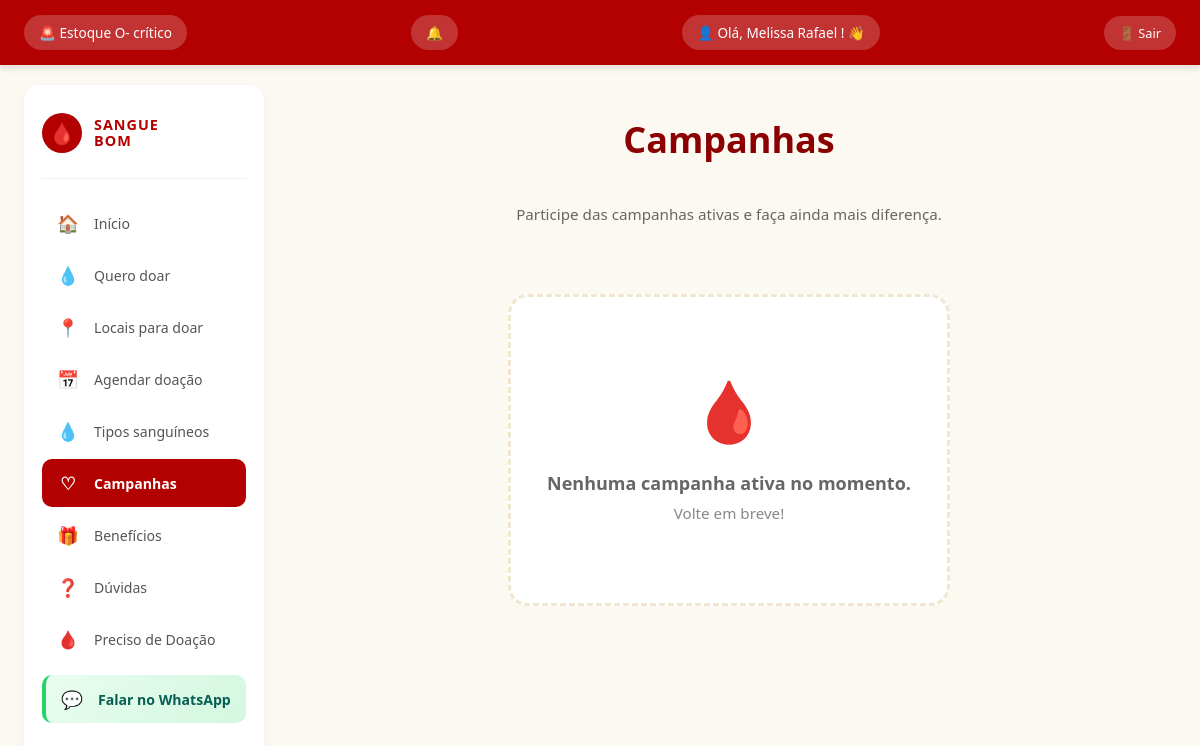
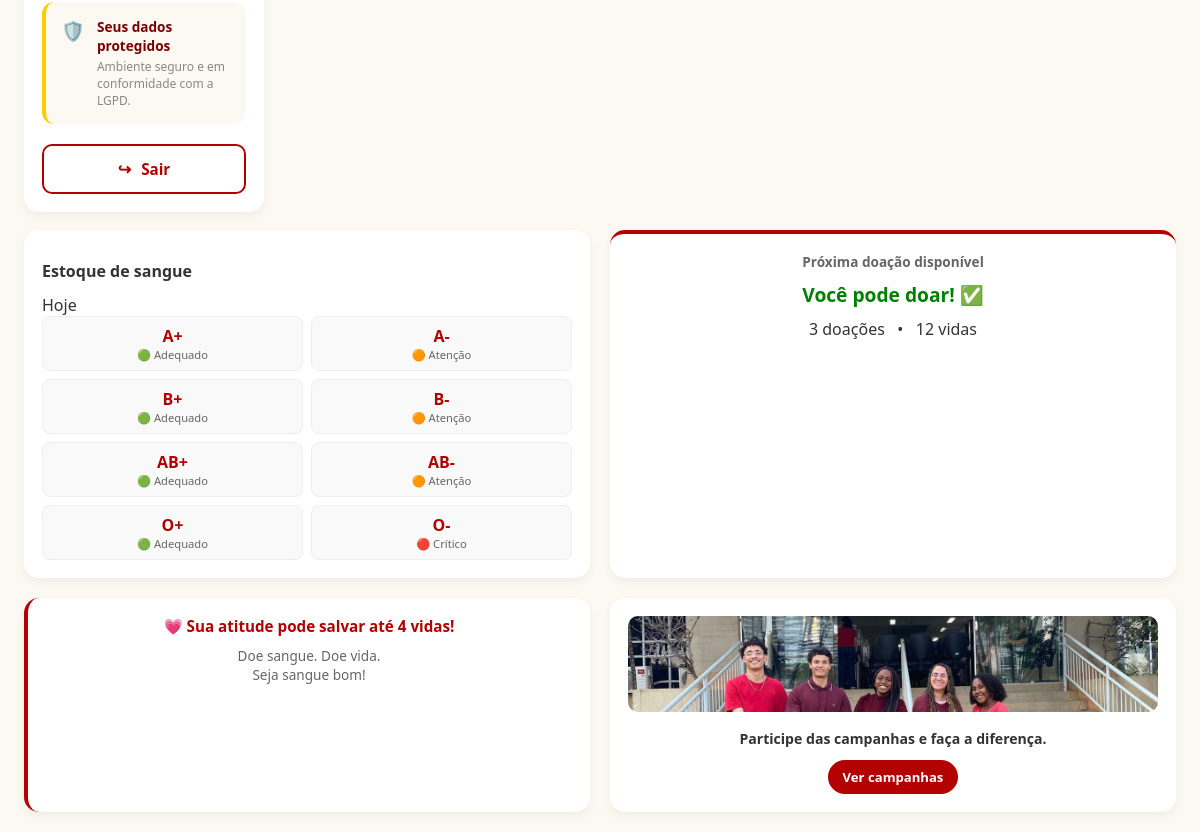
The page /campanhas/ (signed in) on the database as committed earlier (2 pictures, top to bottom).
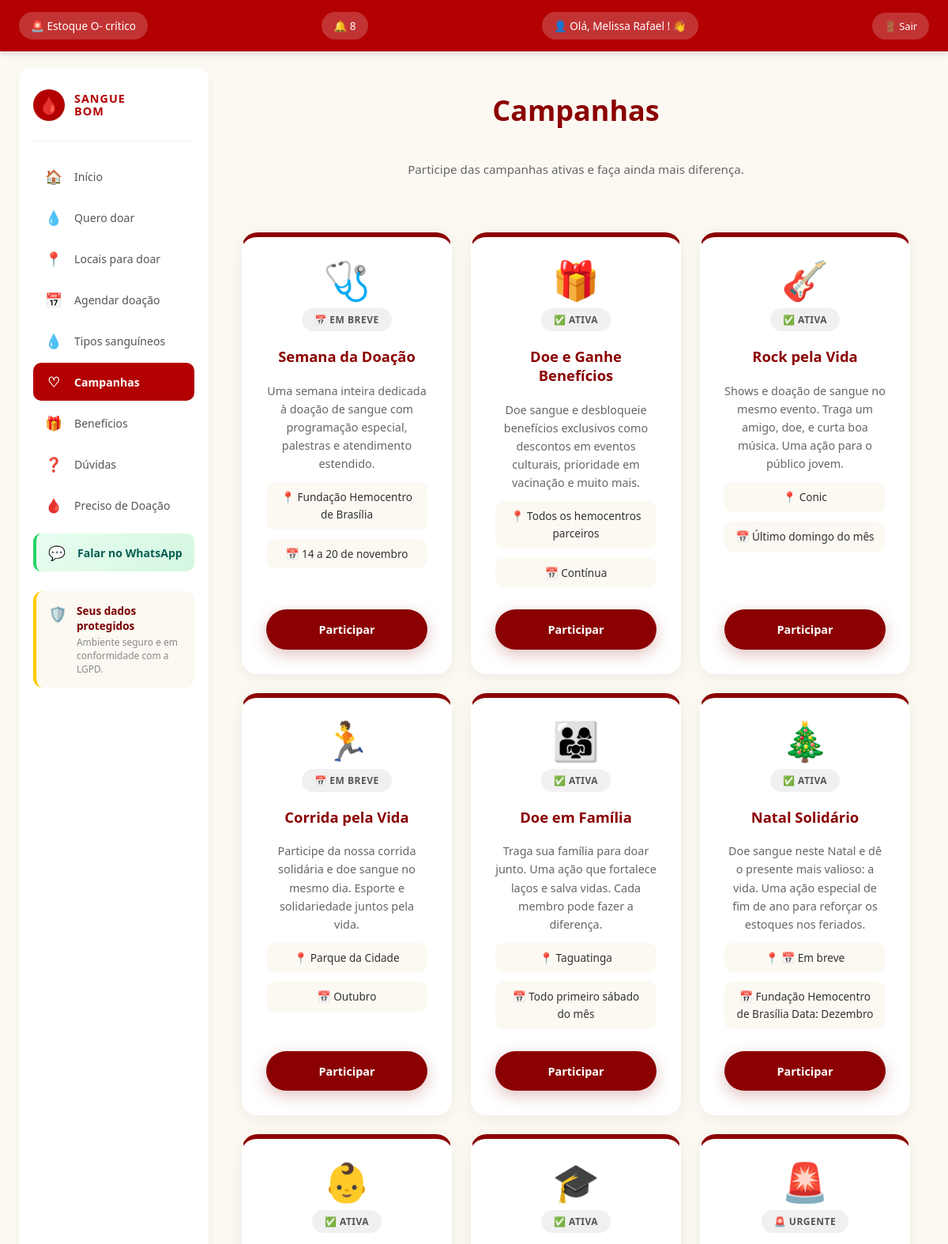
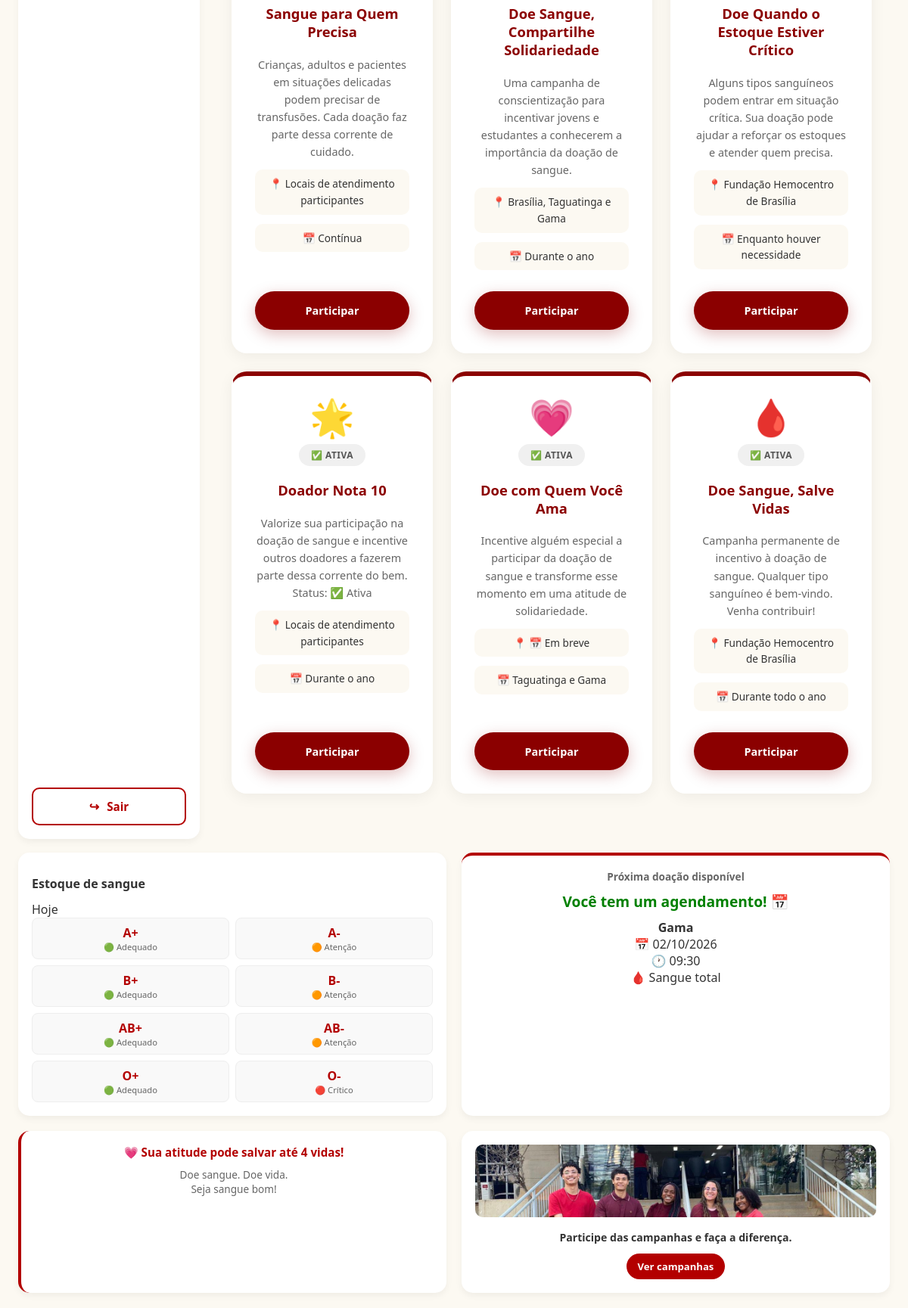
The same page on the database as committed later (2 pictures, top to bottom).
### membros/models.py (models this page shows, shortened)
class Doador(models.Model):
    usuario = models.OneToOneField(
        User,
        on_delete=models.CASCADE,
        null=True,
        blank=True
    )
    nome = models.CharField(max_length=100)
    email = models.EmailField()
    cpf = models.CharField(max_length=14, unique=True, null=True, blank=True)
    telefone = models.CharField(max_length=20)
    sexo = models.CharField(max_length=20, blank=True)
    tipo_sanguineo = models.CharField(max_length=3)
    data_nascimento = models.DateField()
    cidade = models.CharField(max_length=100, blank=True)
    estado = models.CharField(max_length=2, blank=True)

class Campanha(models.Model):
    STATUS = [
        ('ativa', '✅ Ativa'),
        ('breve', '📅 Em breve'),
        ('urgente', '🚨 Urgente'),
        ('encerrada', '❌ Encerrada'),
    ]
    emoji = models.CharField(max_length=10, default='🩸', verbose_name='Emoji')
    titulo = models.CharField(max_length=200, verbose_name='Título')
    descricao = models.TextField(verbose_name='Descrição')
    status = models.CharField(
        max_length=20,
        choices=STATUS,
        default='ativa',
        verbose_name='Status'
    )
    local = models.CharField(
        max_length=200,
        blank=True,
        verbose_name='Local'
    )
    data = models.CharField(
        max_length=100,
        blank=True,
        verbose_name='Data / Período'
    )
    ativa = models.BooleanField(default=True, verbose_name='Visível no site')
    criada_em = models.DateTimeField(auto_now_add=True)
    class Meta:
        ordering = ['-criada_em']
        verbose_name = 'Campanha'
        verbose_name_plural = 'Campanhas'

class Agendamento(models.Model):
    STATUS = [
        ('agendado', '⏳ Agendado'),
        ('realizado', '✅ Realizado'),
        ('cancelado', '❌ Cancelado'),
        ('faltou', '⚠️ Faltou'),
    ]
    doador = models.ForeignKey(Doador, on_delete=models.CASCADE)
    hemocentro = models.ForeignKey(Hemocentro, on_delete=models.CASCADE)
    base = models.CharField(max_length=100)
    data = models.DateField()
    horario = models.TimeField()
    tipo_doacao = models.CharField(max_length=30)
    status = models.CharField(
        max_length=20,
        choices=STATUS,
        default='agendado'
    )

class Hemocentro(models.Model):
    usuario = models.OneToOneField(
        User,
        on_delete=models.CASCADE,
        null=True,
        blank=True,
        related_name='hemocentro'
    )
    nome = models.CharField(max_length=100)
    endereco = models.CharField(max_length=200)
    bairro = models.CharField(max_length=100)
    cidade = models.CharField(max_length=100)
    cep = models.CharField(max_length=10)
    telefone = models.CharField(max_length=20)
    email = models.EmailField()
    horario_abertura = models.TimeField()
    horario_fechamento = models.TimeField()
    dias_atendimento = models.CharField(max_length=100)
    descricao = models.TextField(blank=True)
    ativo = models.BooleanField(default=True)

### membros/views.py (the view)
def campanhas(request):
    if request.user.is_authenticated:
        if request.user.is_staff:
            return redirect('relatorios')
        if hasattr(request.user, 'hemocentro'):
            return redirect('painel_hemocentro')
    if not request.user.is_authenticated:
        return redirect('login')
    doador = get_object_or_404(Doador, usuario=request.user)
    hoje = timezone.localdate()
    proximo_agendamento = Agendamento.objects.filter(
        doador=doador,
        data__gte=hoje
    ).order_by('data', 'horario').first()
    campanhas_lista = Campanha.objects.filter(ativa=True)
    return render(request, 'campanhas.html', {
        'doador': doador,
        'proximo_agendamento': proximo_agendamento,
        'campanhas': campanhas_lista,
        'lateral_direita': True,
    })

### membros/context_processors.py (called while the page is built)
def notificacoes_nao_lidas(request):
    if request.user.is_authenticated:
        try:
            doador = Doador.objects.get(usuario=request.user)
            total = Notificacao.objects.filter(doador=doador, lida=False).count()
            return {'notificacoes_nao_lidas': total}
        except Doador.DoesNotExist:
            return {'notificacoes_nao_lidas': 0}
    return {'notificacoes_nao_lidas': 0}

### templates/campanhas.html
{% extends 'base.html' %}
{% load static %}
{% block content %}
    <link rel="stylesheet" href="{% static 'css/campanhas.css' %}">
    <h1>Campanhas</h1>
    <p>Participe das campanhas ativas e faça ainda mais diferença.</p>
    <section>
        {% for c in campanhas %}
            <article class="card">
                <h2>{{ c.emoji }}</h2>
                <span>{{ c.get_status_display }}</span>
                <h3>{{ c.titulo }}</h3>
                <p>{{ c.descricao }}</p>
                {% if c.local %}
                    <p>📍 {{ c.local }}</p>
                {% endif %}
                {% if c.data %}
                    <p>📅 {{ c.data }}</p>
                {% endif %}
                <a href="{% url 'agendar_doacao' %}">
                    <button type="button">Participar</button>
                </a>
            </article>
        {% empty %}
            <div class="campanha-vazia">
                <span>🩸</span>
                <p>Nenhuma campanha ativa no momento.</p>
                <p>Volte em breve!</p>
            </div>
        {% endfor %}
    </section>
{% endblock %}

### templates/base.html (shortened to what this page needs)
{% load static %}
<!DOCTYPE html>
<html lang="pt-br">
<head>
    <link rel="stylesheet" href="{% static 'css/base.css' %}">
</head>
<body>
    <header>
        {% if not user.is_staff and not user.hemocentro %}
            <a href="{% url 'locais_para_doar' %}" class="header-alerta">
                <h2>🚨 Estoque O- crítico</h2>
            </a>
            <a href="{% url 'notificacoes' %}" class="header-sino" title="Notificações">
                <h2>
                    🔔
                    {% if notificacoes_nao_lidas > 0 %}
                        <span class="badge-sino">{{ notificacoes_nao_lidas }}</span>
                    {% endif %}
                </h2>
            </a>
        {% endif %}
        {% if user.is_authenticated %}
            <a href="{% url 'meu_perfil' %}" class="header-user" title="Meu Perfil">
                <h2>👤 Olá,
                    {% if user.is_staff %}
                        {{ user.username }}
                    {% elif user.hemocentro %}
                        {{ user.hemocentro.nome }}
                    {% elif user.doador %}
                        {{ user.doador.nome }}
                    {% elif user.first_name %}
                        {{ user.first_name }}
                    {% else %}
                        {{ user.username }}
                    {% endif %}! 👋
                </h2>
            </a>
            <a href="{% url 'logout' %}" class="header-sair">🚪 Sair</a>
        {% else %}
            <h2>👤 Olá, visitante! 👋</h2>
            <a href="{% url 'login' %}" class="header-entrar">🔐 Entrar</a>
        {% endif %}
    </header>
    <div class="app-container {% if not lateral_direita %}sem-lateral{% endif %}">
        <aside class="lateral-esquerda">
            <div class="logo-menu">
                <div class="logo-icone">🩸</div>
                <div class="logo-texto">
                    <strong>SANGUE</strong>
                    <strong>BOM</strong>
                </div>
            </div>
            <nav class="menu-nav">
                {% if not user.is_staff and not user.hemocentro %}
                    <a href="{% url 'home' %}" class="menu-item {% if request.path == '/' or request.path == '/home/' %}ativo{% endif %}">
                        <span class="menu-item-icone">🏠</span>
                        <span class="menu-item-texto">Início</span>
                    </a>
                    <a href="{% url 'quero_doar' %}" class="menu-item {% if request.path == '/quero_doar/' %}ativo{% endif %}">
                        <span class="menu-item-icone">💧</span>
                        <span class="menu-item-texto">Quero doar</span>
                    </a>
                    <a href="{% url 'locais_para_doar' %}" class="menu-item {% if request.path == '/locais_para_doar/' %}ativo{% endif %}">
                        <span class="menu-item-icone">📍</span>
                        <span class="menu-item-texto">Locais para doar</span>
                    </a>
                    <a href="{% url 'agendar_doacao' %}" class="menu-item {% if '/agendar_doacao/' in request.path or '/agendamentos/' in request.path %}ativo{% endif %}">
                        <span class="menu-item-icone">📅</span>
                        <span class="menu-item-texto">Agendar doação</span>
                    </a>
                    <a href="{% url 'tipos_sanguineos' %}" class="menu-item {% if request.path == '/tipos_sanguineos/' %}ativo{% endif %}">
                        <span class="menu-item-icone">💧</span>
                        <span class="menu-item-texto">Tipos sanguíneos</span>
                    </a>
                    <a href="{% url 'campanhas' %}" class="menu-item {% if request.path == '/campanhas/' %}ativo{% endif %}">
                        <span class="menu-item-icone">♡</span>
                        <span class="menu-item-texto">Campanhas</span>
                    </a>
                    <a href="{% url 'beneficios' %}" class="menu-item {% if request.path == '/beneficios/' %}ativo{% endif %}">
                        <span class="menu-item-icone">🎁</span>
                        <span class="menu-item-texto">Benefícios</span>
                    </a>
                    <a href="{% url 'duvidas' %}" class="menu-item {% if request.path == '/duvidas/' %}ativo{% endif %}">
                        <span class="menu-item-icone">❓</span>
                        <span class="menu-item-texto">Dúvidas</span>
                    </a>
                    <a href="{% url 'preciso_doacao' %}" class="menu-item {% if '/preciso-doacao/' in request.path %}ativo{% endif %}">
                        <span class="menu-item-icone">🩸</span>
                        <span class="menu-item-texto">Preciso de Doação</span>
                    </a>
                    <a href="https://wa.me/5561998819379?text=Ol%C3%A1!%20Tenho%20uma%20d%C3%BAvida%20sobre%20o%20Sangue%20Bom"
                       target="_blank" rel="noopener" class="menu-item menu-item-wpp">
                        <span class="menu-item-icone">💬</span>
                        <span class="menu-item-texto">Falar no WhatsApp</span>
                    </a>
                {% endif %}
            </nav>
            <div class="dados-protegidos">
                <div class="dados-protegidos-icone">🛡️</div>
                <div class="dados-protegidos-texto">
                    <strong>Seus dados protegidos</strong>
                    <p>Ambiente seguro e em conformidade com a LGPD.</p>
                </div>
            </div>
            <div class="area-btn-sair">
                {% if user.is_authenticated %}
                    <a href="{% url 'logout' %}" class="btn-sair">
                        <span class="btn-sair-icone">↪</span>
                        <span>Sair</span>
                    </a>
                {% else %}
                    <a href="{% url 'login' %}" class="btn-sair">
                        <span class="btn-sair-icone">↪</span>
                        <span>Entrar</span>
                    </a>
                {% endif %}
            </div>
        </aside>
        <main>
            {% block content %}
            {% endblock %}
        </main>
        {% if lateral_direita %}
        <aside class="lateral-direita">
            <section>
                <h2>Estoque de sangue</h2>
                <p>Hoje</p>
                <div class="estoque">
                    <div class="tipo-sangue"><h3>A+</h3><p>🟢 Adequado</p></div>
                    <div class="tipo-sangue"><h3>A-</h3><p>🟠 Atenção</p></div>
                    <div class="tipo-sangue"><h3>B+</h3><p>🟢 Adequado</p></div>
                    <div class="tipo-sangue"><h3>B-</h3><p>🟠 Atenção</p></div>
                    <div class="tipo-sangue"><h3>AB+</h3><p>🟢 Adequado</p></div>
                    <div class="tipo-sangue"><h3>AB-</h3><p>🟠 Atenção</p></div>
                    <div class="tipo-sangue"><h3>O+</h3><p>🟢 Adequado</p></div>
                    <div class="tipo-sangue"><h3>O-</h3><p>🔴 Crítico</p></div>
                </div>
            </section>
            <section class="doacao">
                <h3>Próxima doação disponível</h3>
                {% if proximo_agendamento %}
                    <h2>Você tem um agendamento! 📅</h2>
                    <p><strong>{{ proximo_agendamento.hemocentro.nome }}</strong></p>
                    <p>📅 {{ proximo_agendamento.data|date:"d/m/Y" }}</p>
                    <p>🕐 {{ proximo_agendamento.horario|time:"H:i" }}</p>
                    <p>🩸 {{ proximo_agendamento.tipo_doacao }}</p>
                {% else %}
                    <h2>Você pode doar! ✅</h2>
                    <p>3 doações &nbsp; • &nbsp; 12 vidas</p>
                {% endif %}
            </section>
            <section class="mensagem">
                <h3>💗 Sua atitude pode salvar até 4 vidas!</h3>
                <p>Doe sangue. Doe vida.<br>Seja sangue bom!</p>
            </section>
            <section class="campanha">
                <img src="{% static 'img/campanha.jpeg' %}" alt="Campanha de doação de sangue">
                <h3>Participe das campanhas e faça a diferença.</h3>
                <a href="{% url 'campanhas' %}">Ver campanhas</a>
            </section>
        </aside>
        {% endif %}
    </div>
</body>
</html>

### membros/static/css/campanhas.css (style rules this page uses)
:root { --vermelho-principal: #8b0000; --vermelho-escuro: #5c0000; --vermelho-claro: #b30000; --vermelho-banner: #7a0000; --vermelho-suave: #fff5f5; --vermelho-borda: #f0e6d2; --texto-principal: #333; --texto-secundario: #666; --texto-claro: #888; --branco: #ffffff; --sombra-suave: 0 4px 20px rgba(0, 0, 0, 0.06); --sombra-hover: 0 12px 32px rgba(139, 0, 0, 0.12); }
main > h1 { color: var(--vermelho-principal); font-size: clamp(1.8rem, 3vw, 2.5rem); text-align: center; margin: 30px auto 10px auto; padding: 0 clamp(16px, 2vw, 40px); font-weight: 800; }
main > p { color: var(--texto-secundario); text-align: center; font-size: clamp(0.95rem, 1.2vw, 1.15rem); margin: 0 auto 40px auto; padding: 0 clamp(16px, 2vw, 40px); }
main > section { display: grid; grid-template-columns: 1fr; gap: 24px; padding: 0 clamp(16px, 2vw, 40px); max-width: 1400px; margin: 0 auto 60px auto; }
@media (min-width: 768px) { main > section { grid-template-columns: repeat(2, 1fr); } }
@media (min-width: 1024px) { main > section { grid-template-columns: repeat(3, 1fr); } }
.card { background: var(--branco); border-radius: 20px; padding: clamp(24px, 2.5vw, 36px); box-shadow: var(--sombra-suave); border-top: 6px solid var(--vermelho-principal); display: flex; flex-direction: column; gap: 12px; transition: all 0.3s; animation: fadeInUp 0.5s ease both; position: relative; overflow: hidden; }
.card > h2 { font-size: clamp(2.5rem, 4vw, 3.5rem); text-align: center; margin: 0; line-height: 1; color: var(--vermelho-principal); }
.card > span { display: inline-block; align-self: center; padding: 6px 16px; border-radius: 20px; font-size: clamp(0.75rem, 0.9vw, 0.85rem); font-weight: 700; text-transform: uppercase; letter-spacing: 0.5px; background: #f0f0f0; color: #555; }
.card > h3 { color: var(--vermelho-principal); font-size: clamp(1.15rem, 1.4vw, 1.35rem); margin: 8px 0; font-weight: 800; text-align: center; line-height: 1.3; }
.card > p { color: var(--texto-secundario); font-size: clamp(0.9rem, 1.05vw, 1rem); line-height: 1.6; margin: 0; text-align: center; }
.card > p:not(:first-of-type) { display: flex; align-items: center; justify-content: center; gap: 6px; font-size: clamp(0.85rem, 1vw, 0.95rem); color: var(--texto-principal); background: #fcf9f2; padding: 8px 14px; border-radius: 10px; font-weight: 500; }
.card a { display: block; text-decoration: none; margin-top: auto; padding-top: 16px; }
.card button { width: 100%; padding: clamp(12px, 1.3vw, 16px) clamp(20px, 2vw, 28px); background: var(--vermelho-principal); color: white; border: none; border-radius: 50px; font-size: clamp(0.9rem, 1.05vw, 1rem); font-weight: bold; cursor: pointer; transition: all 0.3s; font-family: inherit; box-shadow: 0 6px 20px rgba(139, 0, 0, 0.25); }

Rows that differ between the two databases and show on the page:
added Campanha: emoji "🩺", status "📅 EM BREVE", titulo "Semana da Doação", descricao "Uma semana inteira dedicada à doação de sangue com programação especial, palestras e atendimento estendido.", local "Fundação Hemocentro de Brasília", data "14 a 20 de novembro"
added Campanha: emoji "🎁", status "✅ ATIVA", titulo "Doe e Ganhe Benefícios", descricao "Doe sangue e desbloqueie benefícios exclusivos como descontos em eventos culturais, prioridade em vacinação e muito mais.", local "Todos os hemocentros parceiros", data "Contínua"
added Campanha: emoji "🎸", status "✅ ATIVA", titulo "Rock pela Vida", descricao "Shows e doação de sangue no mesmo evento. Traga um amigo, doe, e curta boa música. Uma ação para o público jovem.", local "Conic", data "Último domingo do mês"
added Campanha: emoji "🏃", status "📅 EM BREVE", titulo "Corrida pela Vida", descricao "Participe da nossa corrida solidária e doe sangue no mesmo dia. Esporte e solidariedade juntos pela vida.", local "Parque da Cidade", data "Outubro"
added Campanha: emoji "👨‍👩‍👧", status "✅ ATIVA", titulo "Doe em Família", descricao "Traga sua família para doar junto. Uma ação que fortalece laços e salva vidas. Cada membro pode fazer a diferença.", local "Taguatinga", data "Todo primeiro sábado do mês"
added Campanha: emoji "🎄", status "✅ ATIVA", titulo "Natal Solidário", descricao "Doe sangue neste Natal e dê o presente mais valioso: a vida. Uma ação especial de fim de ano para reforçar os estoques nos feriados.", local "📅 Em breve", data "Fundação Hemocentro de Brasília Data: Dezembro"
added Campanha: emoji "👶", status "✅ ATIVA", titulo "Sangue para Quem Precisa", descricao "Crianças, adultos e pacientes em situações delicadas podem precisar de transfusões. Cada doação faz parte dessa corrente de cuidado.", local "Locais de atendimento participantes", data "Contínua"
added Campanha: emoji "🎓", status "✅ ATIVA", titulo "Doe Sangue, Compartilhe Solidariedade", descricao "Uma campanha de conscientização para incentivar jovens e estudantes a conhecerem a importância da doação de sangue.", local "Brasília, Taguatinga e Gama", data "Durante o ano"
added Campanha: emoji "🚨", status "🚨 URGENTE", titulo "Doe Quando o Estoque Estiver Crítico", descricao "Alguns tipos sanguíneos podem entrar em situação crítica. Sua doação pode ajudar a reforçar os estoques e atender quem precisa.", local "Fundação Hemocentro de Brasília", data "Enquanto houver necessidade"
added Campanha: emoji "🌟", status "✅ ATIVA", titulo "Doador Nota 10", descricao "Valorize sua participação na doação de sangue e incentive outros doadores a fazerem parte dessa corrente do bem. Status: ✅ Ativa", local "Locais de atendimento participantes", data "Durante o ano"
added Campanha: emoji "💗", status "✅ ATIVA", titulo "Doe com Quem Você Ama", descricao "Incentive alguém especial a participar da doação de sangue e transforme esse momento em uma atitude de solidariedade.", local "📅 Em breve", data "Taguatinga e Gama"
added Campanha: emoji "🩸", status "✅ ATIVA", titulo "Doe Sangue, Salve Vidas", descricao "Campanha permanente de incentivo à doação de sangue. Qualquer tipo sanguíneo é bem-vindo. Venha contribuir!", local "Fundação Hemocentro de Brasília", data "Durante todo o ano"
added Agendamento: hemocentro.nome "Gama", data "02/10/2026", horario "09:30", tipo_doacao "Sangue total"
Other text that changed with them:
{{ notificacoes_nao_lidas }}: (not shown) → "8"
text no longer shown: "Nenhuma campanha ativa no momento. Volte em breve! Você pode doar! ✅ 3 doações • 12 vidas"
text now shown: "Você tem um agendamento! 📅 📅 🕐"
